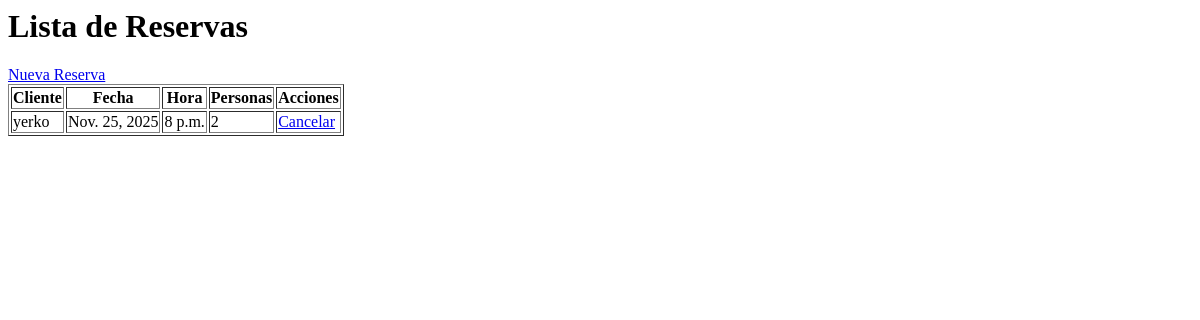
Before: / with the older database file.
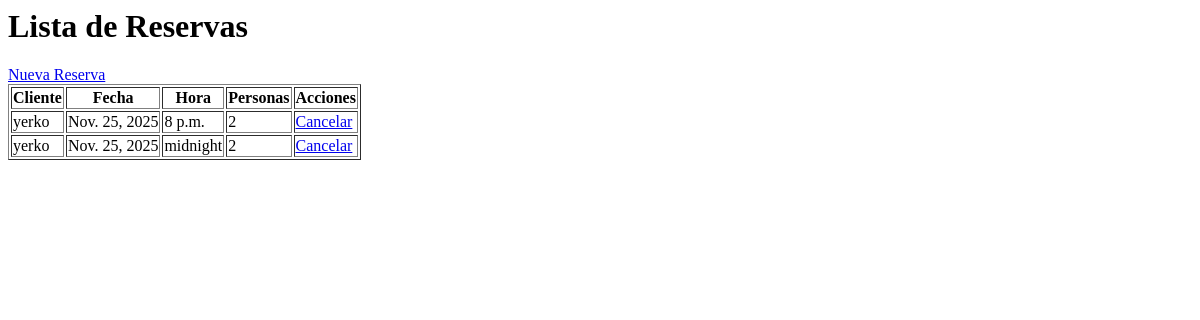
After: the same page with the newer database file.
### restaurante/models.py (models this page shows, shortened)
class Reserva(models.Model):
    nombre_cliente = models.CharField(max_length=100)
    fecha = models.DateField()
    hora = models.TimeField()
    personas = models.IntegerField()
    creada_en = models.DateTimeField(auto_now_add=True)

### restaurante/views.py (the view)
# urls.py: path('', views.lista_reservas, name='lista_reservas'),
def lista_reservas(request):
    reservas = Reserva.objects.all().order_by('-fecha')  # Ordena por fecha descendente
    return render(request, 'restaurante/lista.html', {'reservas': reservas})

### restaurante/templates/restaurante/lista.html
<h1>Lista de Reservas</h1>
<a href="{% url 'nueva_reserva' %}">Nueva Reserva</a>
<table border="1">
  <tr>
    <th>Cliente</th>
    <th>Fecha</th>
    <th>Hora</th>
    <th>Personas</th>
    <th>Acciones</th>
  </tr>
  {% for r in reservas %}
  <tr>
    <td>{{ r.nombre_cliente }}</td>
    <td>{{ r.fecha }}</td>
    <td>{{ r.hora }}</td>
    <td>{{ r.personas }}</td>
    <td><a href="{% url 'cancelar_reserva' r.id %}">Cancelar</a></td>
  </tr>
  {% empty %}
  <tr><td colspan="5">No hay reservas registradas.</td></tr>
  {% endfor %}
</table>

Changed rows visible on the page:
added Reserva: nombre_cliente "yerko", fecha "Nov. 25, 2025", hora "midnight", personas "2"
